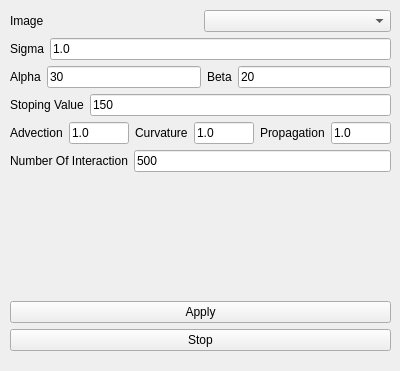
<?xml version="1.0" encoding="UTF-8"?>
<ui version="4.0">
 <class>LevelSetSegmentationView</class>
 <widget class="QWidget" name="LevelSetSegmentationView">
  <property name="geometry">
   <rect>
    <x>0</x>
    <y>0</y>
    <width>400</width>
    <height>371</height>
   </rect>
  </property>
  <property name="windowTitle">
   <string>Form</string>
  </property>
  <widget class="QWidget" name="verticalLayoutWidget">
   <property name="geometry">
    <rect>
     <x>10</x>
     <y>10</y>
     <width>381</width>
     <height>341</height>
    </rect>
   </property>
   <layout class="QVBoxLayout" name="verticalLayout">
    <item>
     <layout class="QHBoxLayout" name="horizontalLayout">
      <item>
       <widget class="QLabel" name="label">
        <property name="text">
         <string>Image</string>
        </property>
       </widget>
      </item>
      <item>
       <widget class="QmitkDataStorageComboBox" name="DataSelector"/>
      </item>
     </layout>
    </item>
    <item>
     <layout class="QHBoxLayout" name="horizontalLayout_2">
      <item>
       <widget class="QLabel" name="label_2">
        <property name="text">
         <string>Sigma</string>
        </property>
       </widget>
      </item>
      <item>
       <widget class="QLineEdit" name="SigmaLE">
        <property name="text">
         <string>1.0</string>
        </property>
       </widget>
      </item>
     </layout>
    </item>
    <item>
     <layout class="QHBoxLayout" name="horizontalLayout_3">
      <item>
       <widget class="QLabel" name="label_3">
        <property name="text">
         <string>Alpha</string>
        </property>
       </widget>
      </item>
      <item>
       <widget class="QLineEdit" name="AlphaLE">
        <property name="text">
         <string>30</string>
        </property>
       </widget>
      </item>
      <item>
       <widget class="QLabel" name="label_4">
        <property name="text">
         <string>Beta</string>
        </property>
       </widget>
      </item>
      <item>
       <widget class="QLineEdit" name="BetaLE">
        <property name="text">
         <string>20</string>
        </property>
       </widget>
      </item>
     </layout>
    </item>
    <item>
     <layout class="QHBoxLayout" name="horizontalLayout_4">
      <item>
       <widget class="QLabel" name="label_5">
        <property name="text">
         <string>Stoping Value</string>
        </property>
       </widget>
      </item>
      <item>
       <widget class="QLineEdit" name="StoppingValueLE">
        <property name="text">
         <string>150</string>
        </property>
       </widget>
      </item>
     </layout>
    </item>
    <item>
     <layout class="QHBoxLayout" name="horizontalLayout_5">
      <item>
       <widget class="QLabel" name="label_6">
        <property name="text">
         <string>Advection</string>
        </property>
       </widget>
      </item>
      <item>
       <widget class="QLineEdit" name="AdvectionScalingLE">
        <property name="text">
         <string>1.0</string>
        </property>
       </widget>
      </item>
      <item>
       <widget class="QLabel" name="label_7">
        <property name="text">
         <string>Curvature</string>
        </property>
       </widget>
      </item>
      <item>
       <widget class="QLineEdit" name="CurvatureScalingLE">
        <property name="text">
         <string>1.0</string>
        </property>
       </widget>
      </item>
      <item>
       <widget class="QLabel" name="label_8">
        <property name="text">
         <string>Propagation</string>
        </property>
       </widget>
      </item>
      <item>
       <widget class="QLineEdit" name="PropagationScalingLE">
        <property name="text">
         <string>1.0</string>
        </property>
       </widget>
      </item>
     </layout>
    </item>
    <item>
     <layout class="QHBoxLayout" name="horizontalLayout_6">
      <item>
       <widget class="QLabel" name="label_9">
        <property name="text">
         <string>Number Of Interaction</string>
        </property>
       </widget>
      </item>
      <item>
       <widget class="QLineEdit" name="NumberOfInteractionLE">
        <property name="text">
         <string>500</string>
        </property>
       </widget>
      </item>
     </layout>
    </item>
    <item>
     <widget class="QmitkPointListWidget" name="SeedWidget" native="true">
      <property name="minimumSize">
       <size>
        <width>0</width>
        <height>100</height>
       </size>
      </property>
     </widget>
    </item>
    <item>
     <widget class="QPushButton" name="ApplyBtn">
      <property name="text">
       <string>Apply</string>
      </property>
     </widget>
    </item>
    <item>
     <widget class="QPushButton" name="StopBtn">
      <property name="text">
       <string>Stop</string>
      </property>
     </widget>
    </item>
   </layout>
  </widget>
 </widget>
 <customwidgets>
  <customwidget>
   <class>QmitkDataStorageComboBox</class>
   <extends>QComboBox</extends>
   <header>QmitkDataStorageComboBox.h</header>
  </customwidget>
  <customwidget>
   <class>QmitkPointListWidget</class>
   <extends>QWidget</extends>
   <header>QmitkPointListWidget.h</header>
   <container>1</container>
  </customwidget>
 </customwidgets>
 <resources/>
 <connections/>
</ui>
